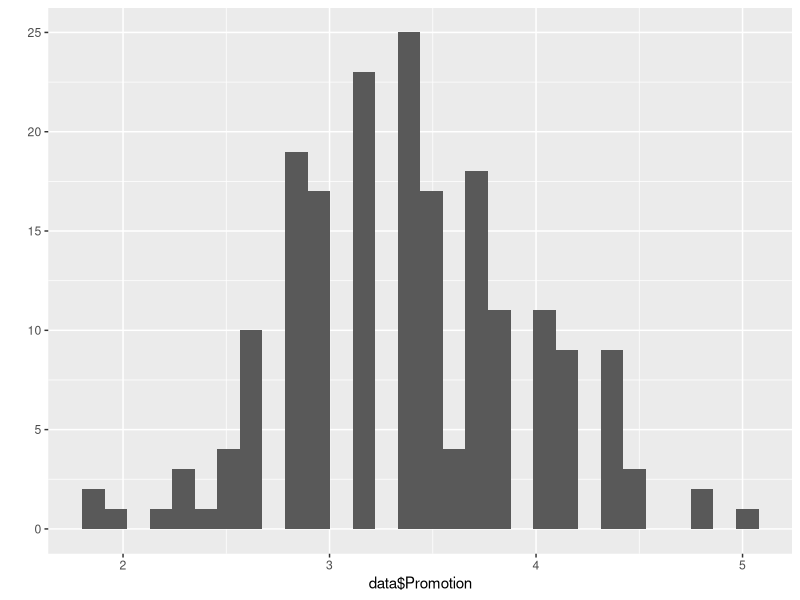
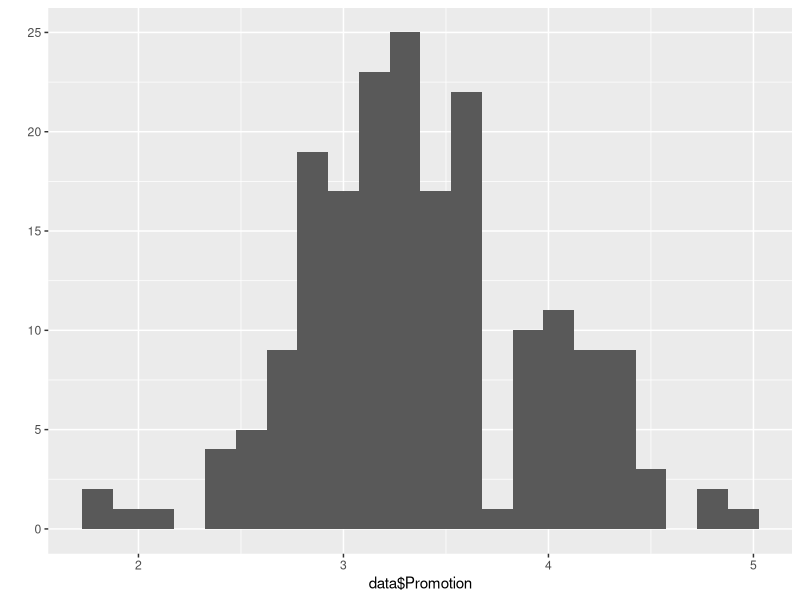
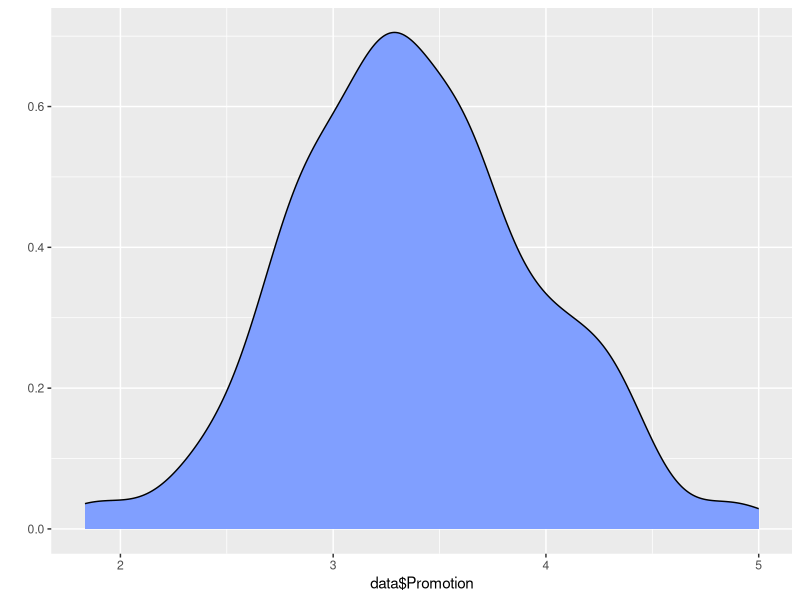
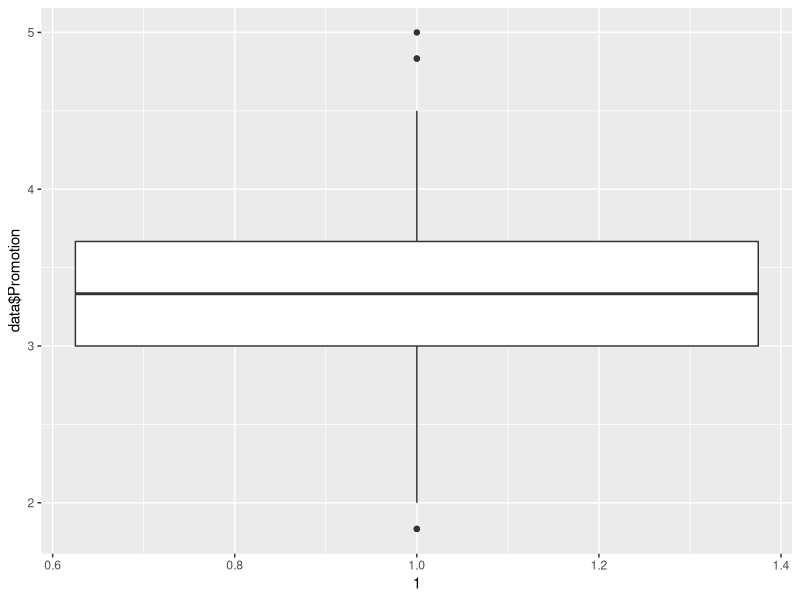
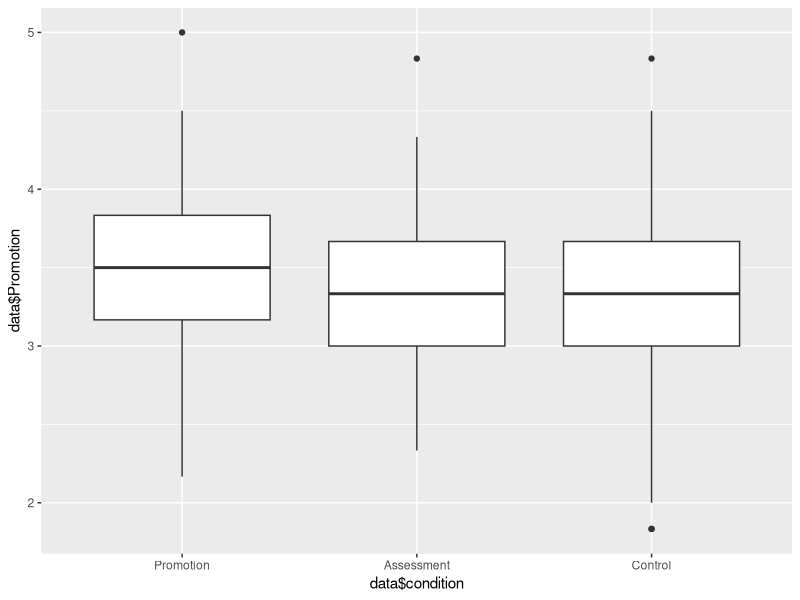
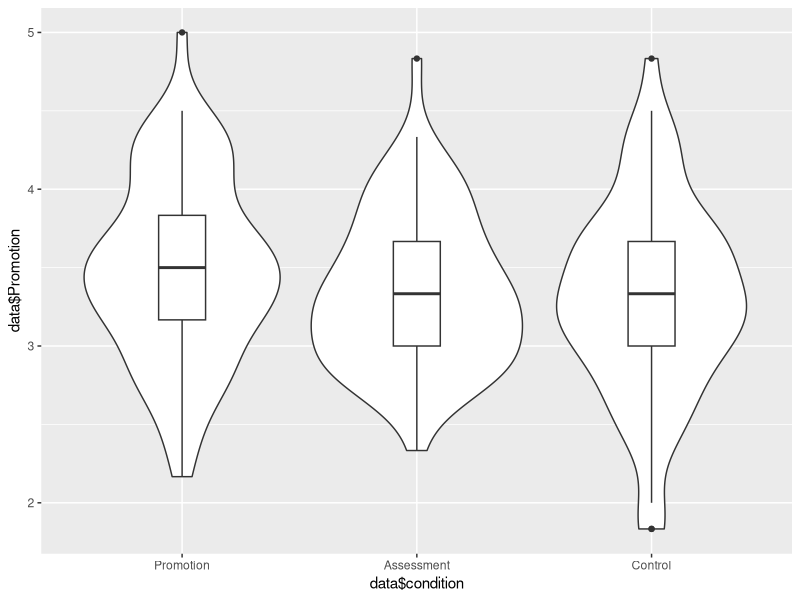

Source code (R) for these figures, in order:
## ---- chunk 1
knitr::opts_chunk$set(echo = TRUE)
## ---- chunk 2
data <- read.csv("data/maximizing_data.csv", stringsAsFactors=FALSE)
data$startDateTime <- as.POSIXct(strptime(paste(data$startDate, data$startTime), format="%d/%m/%Y %H:%M:%S"))
data$endDateTime <- as.POSIXct(strptime(paste(data$endDate, data$endTime), format="%d/%m/%Y %H:%M:%S"))
data$condition <- factor(data$condition, labels=c("Promotion", "Assessment", "Control"))
## ---- chunk 3
library(psych)
## ---- chunk 4
data$RFQ_1.R <- 6 - data$RFQ_1
## ---- chunk 5
c(1, 2, 3) + c(4, 5, 6)
c(20, 30) - c(1, 2, 3, 4)
## ---- chunk 6
# reverse-code Regulatory Focus Questionnaire items
data$RFQ_2.R <- 6 - data$RFQ_2
data$RFQ_4.R <- 6 - data$RFQ_4
data$RFQ_6.R <- 6 - data$RFQ_6
data$RFQ_8.R <- 6 - data$RFQ_8
data$RFQ_9.R <- 6 - data$RFQ_9
data$RFQ_11.R <- 6 - data$RFQ_11

# reverse-code Regulatory Mode Scale items
data$RM_2.R <- 7 - data$RM_2
data$RM_10.R <- 7 - data$RM_10
data$RM_13.R <- 7 - data$RM_13
data$RM_24.R <- 7 - data$RM_24
data$RM_27.R <- 7 - data$RM_27

# reverse-code single Maximization Inventory item
data$MI_22.R <- 7 - data$MI_22

# reverse-code single regret item
data$regret6.R <- 8 - data$regret6
## ---- chunk 7
library(dplyr)
## ---- chunk 8
# RFQ: Promotion Focus subscale
alpha(select(data, RFQ_1.R, RFQ_3, RFQ_7, RFQ_9.R, RFQ_10, RFQ_11.R))
## ---- chunk 9
rowMeans(select(data, RFQ_1.R, RFQ_3, RFQ_7, RFQ_9.R, RFQ_10, RFQ_11.R))
## ---- chunk 10
rowMeans(select(data, RFQ_1.R, RFQ_3, RFQ_7, RFQ_9.R, RFQ_10, RFQ_11.R), na.rm=TRUE)
## ---- chunk 11
data$Promotion <- rowMeans(select(data, RFQ_1.R, RFQ_3, RFQ_7, RFQ_9.R, RFQ_10, RFQ_11.R), na.rm=TRUE)
data$Assessment <- rowMeans(select(data, RM_2.R, RM_6, RM_7, RM_9, RM_10.R, RM_11, RM_15, RM_19, RM_20, RM_22, RM_27.R, RM_30), na.rm=TRUE)
data$HighStandards <- rowMeans(select(data, MTS_1:MTS_9), na.rm=TRUE)
data$AlternativeSearch <- rowMeans(select(data, MI_23:MI_34), na.rm=TRUE)
data$DecisionDifficulty <- rowMeans(select(data, MI_11:MI_21, MI_22.R), na.rm=TRUE)

data$TaskDifficulty <- rowMeans(select(data, difficulty, frustration, struggle), na.rm=TRUE)
data$Reconsideration <- rowMeans(select(data, reconsider1:reconsider4), na.rm=TRUE)
data$Regret <- rowMeans(select(data, regret1:regret5, regret6.R), na.rm=TRUE)
data$Conviction <- rowMeans(select(data, conviction1:conviction5), na.rm=TRUE)
## ---- chunk 12
mean(data$Promotion, na.rm=TRUE)
median(data$Promotion, na.rm=TRUE)
## ---- chunk 13
var(data$Promotion, na.rm=TRUE)
sd(data$Promotion, na.rm=TRUE)
## ---- chunk 14
min(data$Promotion, na.rm=TRUE)
max(data$Promotion, na.rm=TRUE)
range(data$Promotion, na.rm=TRUE)
## ---- chunk 15
quantile(data$Promotion, na.rm=TRUE)
## ---- chunk 16
describe(select(data, Promotion, Assessment, HighStandards, AlternativeSearch, DecisionDifficulty))
## ---- chunk 17
describeBy(select(data, Promotion, Assessment, HighStandards, AlternativeSearch, DecisionDifficulty), group=data$condition)
## ---- chunk 18
library(ggplot2)
## ---- chunk 19
qplot(data$Promotion)
## ---- chunk 20
qplot(data$Promotion, binwidth=.15)
## ---- chunk 21
qplot(data$Promotion, geom="density", fill=I("#809fff"))
## ---- chunk 22
qplot(y=data$Promotion, x=1, geom="boxplot")
## ---- chunk 23
qplot(y=data$Promotion, x=data$condition, geom="boxplot")
## ---- chunk 24
qplot(y=data$Promotion, x=data$condition, geom="violin") + geom_boxplot(width=.2)
